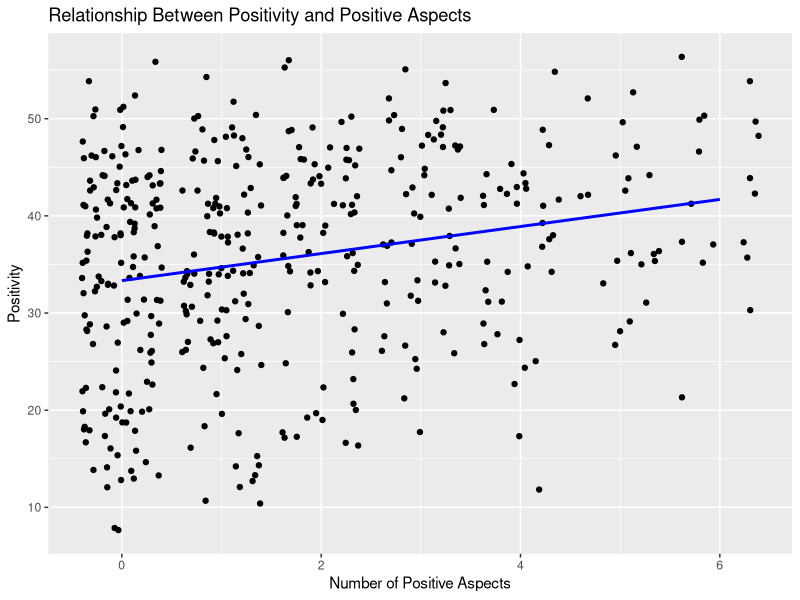

The R script that drew this image:
## ---- chunk 1
library(tidyverse) 
## ---- chunk 2
data <- readr::read_csv("Data.csv")
## ---- chunk 3
ggplot(data, aes(x = TotalP, y = Positivity)) +
  geom_dotplot(binaxis = data)+
  geom_jitter()+
  geom_smooth(method = lm, color = "blue", se = FALSE)+
  labs(title = "Relationship Between Positivity and Positive Aspects", y = "Positivity" , x = "Number of Positive Aspects")
